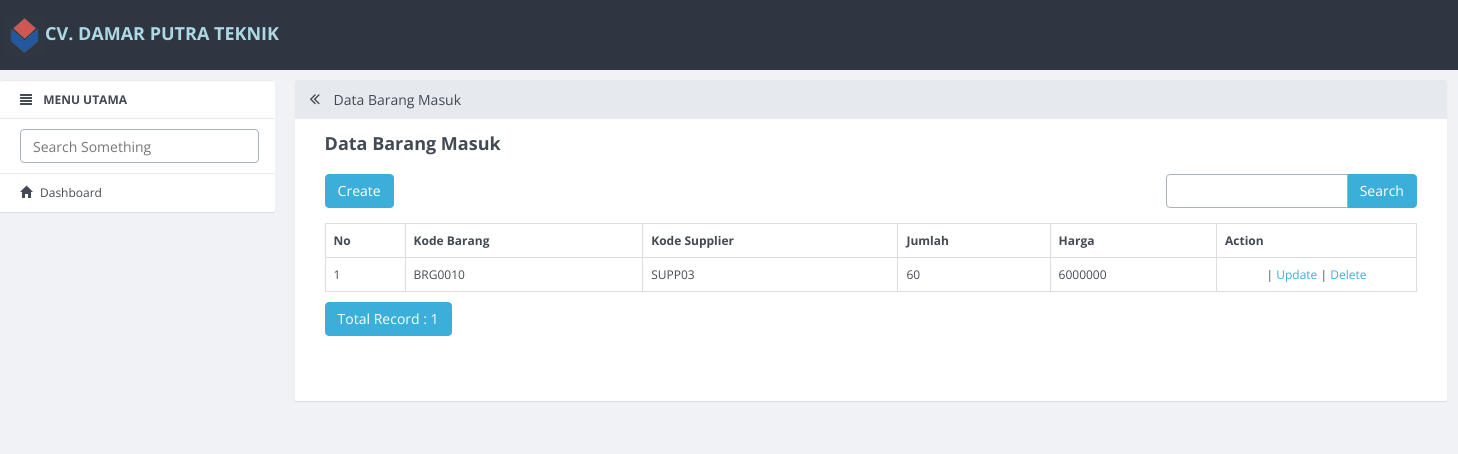
Page /index.php/barang_masuk on the committed database.
### tables this page shows
CREATE TABLE `barang_masuk` (
  `id_barang_masuk` int(11) NOT NULL,
  `kode_barang` varchar(10) DEFAULT NULL,
  `kode_supplier` varchar(10) DEFAULT NULL,
  `jumlah` int(3) DEFAULT NULL,
  `harga` int(10) DEFAULT NULL
);

### application/controllers/Barang_masuk.php (called while the page is built, shortened)
<?php
class Barang_masuk extends CI_Controller
{
    function __construct()
    {
        $this->load->model('Barang_masuk_model');
        $this->load->library('form_validation');
    }
    public function index()
    {
        $q = urldecode($this->input->get('q', TRUE));
        $start = intval($this->input->get('start'));
        if ($q <> '') {
            $config['base_url'] = base_url() . 'barang_masuk/index.html?q=' . urlencode($q);
            $config['first_url'] = base_url() . 'barang_masuk/index.html?q=' . urlencode($q);
        } else {
            $config['base_url'] = base_url() . 'barang_masuk/index.html';
            $config['first_url'] = base_url() . 'barang_masuk/index.html';
        }
        $config['per_page'] = 10;
        $config['page_query_string'] = TRUE;
        $config['total_rows'] = $this->Barang_masuk_model->total_rows($q);
        $barang_masuk = $this->Barang_masuk_model->get_limit_data($config['per_page'], $start, $q);
        $this->load->library('pagination');
        $this->pagination->initialize($config);
        $data = array(
            'barang_masuk_data' => $barang_masuk,
            'q' => $q,
            'pagination' => $this->pagination->create_links(),
            'total_rows' => $config['total_rows'],
            'start' => $start,
            'konten' => 'barang_masuk/barang_masuk_list',
            'judul' => 'Data Barang Masuk',
        );
        $this->load->view('v_index', $data);
    }
}

### index.php (called while the page is built, shortened)
<?php
require_once BASEPATH.'core/CodeIgniter.php';

### application/config/config.php (called while the page is built, shortened)
<?php
$config['base_url'] = "http://".$_SERVER['HTTP_HOST'];
$config['base_url'] .= preg_replace('@/+$@','',dirname($_SERVER['SCRIPT_NAME'])).'/';
$config['index_page'] = '';
$config['uri_protocol']	= 'REQUEST_URI';
$config['url_suffix'] = '.html';
$config['language']	= 'english';
$config['charset'] = 'UTF-8';
$config['enable_hooks'] = FALSE;
$config['subclass_prefix'] = 'MY_';
$config['composer_autoload'] = FALSE;
$config['permitted_uri_chars'] = 'a-z 0-9~%.:_\-';
$config['enable_query_strings'] = FALSE;
$config['controller_trigger'] = 'c';
$config['function_trigger'] = 'm';
$config['directory_trigger'] = 'd';
$config['allow_get_array'] = TRUE;
$config['log_threshold'] = 0;
$config['log_path'] = '';
$config['log_file_extension'] = '';
$config['log_file_permissions'] = 0644;
$config['log_date_format'] = 'Y-m-d H:i:s';
$config['error_views_path'] = '';
$config['cache_path'] = '';
$config['cache_query_string'] = FALSE;
$config['encryption_key'] = '';
$config['sess_driver'] = 'files';
$config['sess_cookie_name'] = 'ci_session';
$config['sess_expiration'] = 7200;
$config['sess_save_path'] = NULL;
$config['sess_match_ip'] = FALSE;
$config['sess_time_to_update'] = 300;
$config['sess_regenerate_destroy'] = FALSE;
$config['cookie_prefix']	= '';
$config['cookie_domain']	= '';
$config['cookie_path']		= '/';
$config['cookie_secure']	= FALSE;
$config['cookie_httponly'] 	= FALSE;
$config['standardize_newlines'] = FALSE;
$config['global_xss_filtering'] = FALSE;
$config['csrf_protection'] = FALSE;
$config['csrf_token_name'] = 'csrf_test_name';
$config['csrf_cookie_name'] = 'csrf_cookie_name';
$config['csrf_expire'] = 7200;
$config['csrf_regenerate'] = TRUE;
$config['csrf_exclude_uris'] = array();
$config['compress_output'] = FALSE;
$config['time_reference'] = 'local';
$config['rewrite_short_tags'] = FALSE;
$config['proxy_ips'] = '';

### application/models/Barang_masuk_model.php (called while the page is built, shortened)
<?php
class Barang_masuk_model extends CI_Model
{
    public $table = 'barang_masuk';
    public $id = 'id_barang_masuk';
    public $order = 'DESC';
    function total_rows($q = NULL) {
        $this->db->like('id_barang_masuk', $q);
	$this->db->or_like('kode_barang', $q);
	$this->db->or_like('kode_supplier', $q);
	$this->db->or_like('jumlah', $q);
	$this->db->or_like('harga', $q);
	$this->db->from($this->table);
        return $this->db->count_all_results();
    }
    function get_limit_data($limit, $start = 0, $q = NULL) {
        $this->db->order_by($this->id, $this->order);
        $this->db->like('id_barang_masuk', $q);
	$this->db->or_like('kode_barang', $q);
	$this->db->or_like('kode_supplier', $q);
	$this->db->or_like('jumlah', $q);
	$this->db->or_like('harga', $q);
	$this->db->limit($limit, $start);
        return $this->db->get($this->table)->result();
    }
}

### application/views/barang_masuk/barang_masuk_list.php (the view, shortened to what this page needs)
<div class="row" style="margin-bottom: 10px">
            <div class="col-md-4">
                <?php echo anchor(site_url('barang_masuk/create'),'Create', 'class="btn btn-primary"'); ?>
            </div>
            <div class="col-md-4 text-center">
            </div>
            <div class="col-md-1 text-right">
            </div>
            <div class="col-md-3 text-right">
                <form action="<?php echo site_url('barang_masuk/index'); ?>" class="form-inline" method="get">
                    <div class="input-group">
                        <input type="text" class="form-control" name="q" value="<?php echo $q; ?>">
                        <span class="input-group-btn">
                          <button class="btn btn-primary" type="submit">Search</button>
                        </span>
                    </div>
                </form>
            </div>
        </div>
        <table class="table table-bordered" style="margin-bottom: 10px">
            <tr>
                <th>No</th>
        <th>Kode Barang</th>
        <th>Kode Supplier</th>
        <th>Jumlah</th>
        <th>Harga</th>
        <th>Action</th>
            </tr><?php
            foreach ($barang_masuk_data as $barang_masuk)
            {
                ?>
                <tr>
            <td width="80px"><?php echo ++$start ?></td>
            <td><?php echo $barang_masuk->kode_barang ?></td>
            <td><?php echo $barang_masuk->kode_supplier ?></td>
            <td><?php echo $barang_masuk->jumlah ?></td>
            <td><?php echo $barang_masuk->harga ?></td>
            <td style="text-align:center" width="200px">
                <?php
                echo ' | ';
                echo anchor(site_url('barang_masuk/update/'.$barang_masuk->id_barang_masuk),'Update');
                echo ' | ';
                echo anchor(site_url('barang_masuk/delete/'.$barang_masuk->id_barang_masuk),'Delete','onclick="javasciprt: return confirm(\'Are You Sure ?\')"');
                ?>
            </td>
        </tr>
                <?php
            }
            ?>
        </table>
        <div class="row">
            <div class="col-md-6">
                <a href="#" class="btn btn-primary">Total Record : <?php echo $total_rows ?></a>
        </div>
            <div class="col-md-6 text-right">
            </div>
        </div>

### rows in the picture
barang_masuk: kode_barang "BRG0010", kode_supplier "SUPP03", jumlah "60", harga "6000000", id_barang_masuk "Update", id_barang_masuk "Delete"

### other values in the picture
$judul "Data Barang Masuk"
$total_rows "1"
